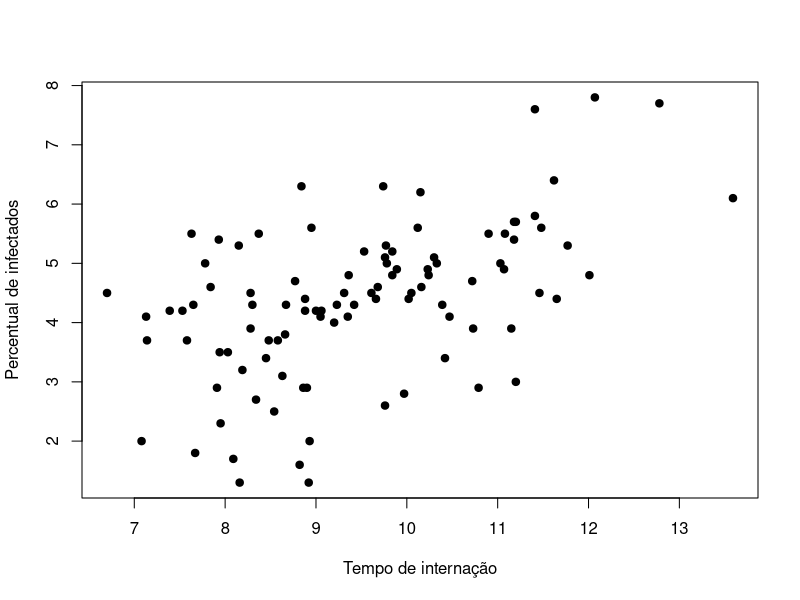

R code for this plot: (Note: this script raises an error after producing the figure.)
BD = foreign::read.spss("Modelos_lineares1//trabalhos//trabalho_1//internacoes.sav")

# Transformando a base de dados em um tibble para melhor visualização
tabela = dplyr::as_tibble(BD); tabela

# Gerando um gráfico de dispersão de percentual de infectados x tempo de internação
plot(tabela$Percentual_infectados~tabela$Tempo_internacao, pch = 19,
     ylab = "Percentual de infectados",
     xlab = "Tempo de internação")
abline(modelo1)
# É possível observar uma relação linear crescente, isto é, quanto maior o tempo de internação, 
# Maior tende a ser o percentual de infectados.

# Criando e analisando o modelo ajustado
modelo1 = lm(tabela$Percentual_infectados~tabela$Tempo_internacao)
summary(modelo1)
yichapeu = fitted(modelo1)

#Análise gráfica dos resíduos para avaliação das hipóteses básicas do modelo
ei = rstandard(modelo1)
plot(ei~tabela$Tempo_internacao, pch = 20, ylim = c(-3,3), ylab = "Resíduos studentizados", xlab = "Tempo de internação")
plot(ei~yichapeu, pch = 20, ylim = c(-3,3), ylab = "Resíduos studentizados", xlab = "Percentual de infectados estimado")
abline(h = c(-2,0,2), col = c("red","black","red"))
qqnorm(ei, pch = 20, main="" , ylab = "Quantis teóricos", xlab = "Quantis dos resíduos studentizados")
abline(0,1, col = "blue")
#Nenhuma hipótese do modelo foi violada
